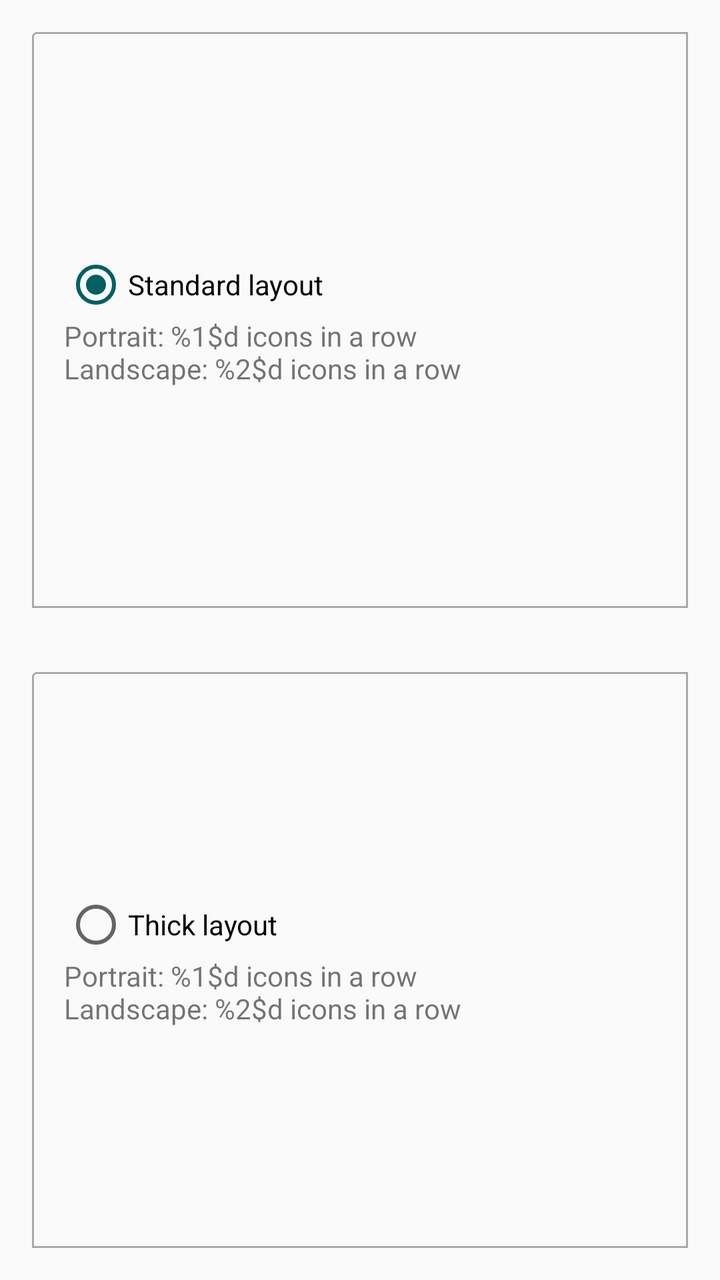
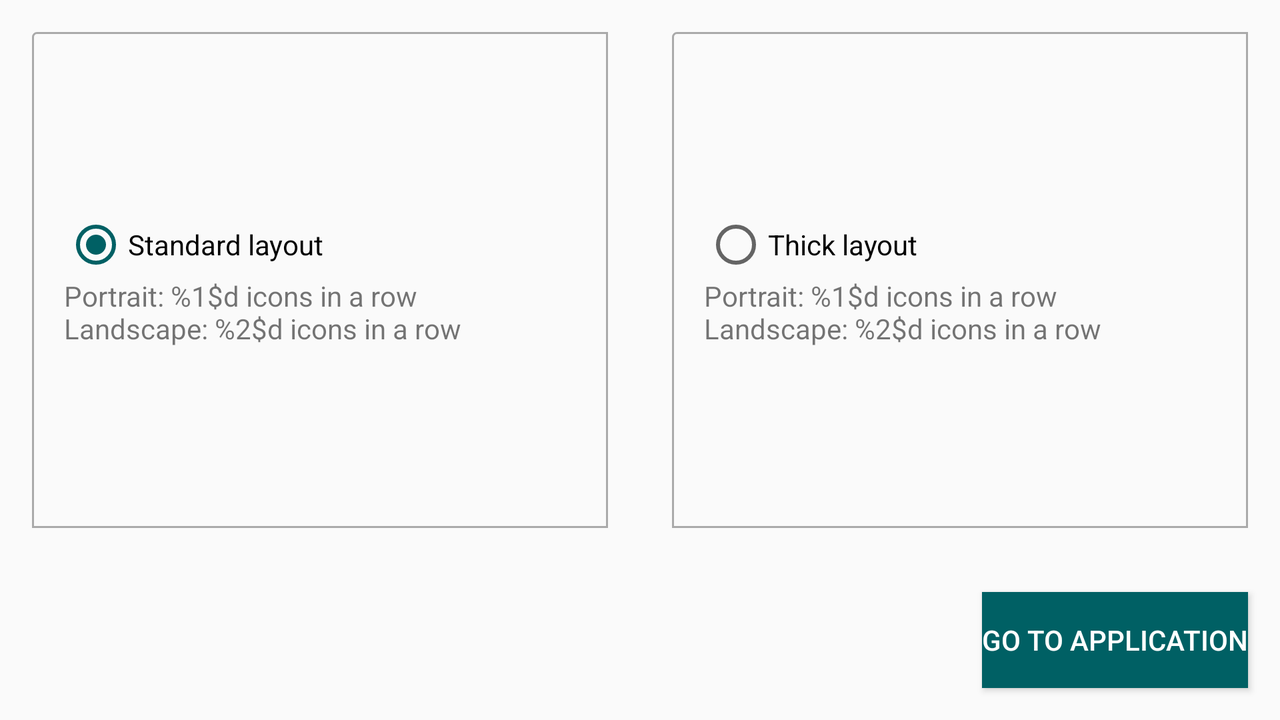

One screen, two layout resources from the same app: the default and the repository's alternative for another configuration. Each is rendered where Android would select it; the XML of both is given below.
<!-- AndroidManifest.xml: application theme AppTheme -->
<!-- res/layout/fragment_layout.xml -->
<?xml version="1.0" encoding="utf-8"?>
<LinearLayout xmlns:android="http://schemas.android.com/apk/res/android"
    android:layout_width="match_parent"
    android:layout_height="match_parent"
    android:orientation="vertical">

    <LinearLayout
        android:layout_width="match_parent"
        android:layout_height="0dp"
        android:layout_weight="1"
        android:gravity="left|center_vertical"
        style="@style/BorderLayout"
        android:orientation="vertical"
        android:padding="@dimen/normal_padding">

        <RadioButton
            android:id="@+id/rbStandardLayout"
            android:layout_width="wrap_content"
            android:layout_height="wrap_content"
            android:text="@string/standard_layout"
            android:checked="true"
            />

        <TextView
            android:id="@+id/tvStandardLayout"
            android:layout_width="wrap_content"
            android:layout_height="wrap_content"
            android:text="@string/layout_value"/>

    </LinearLayout>

    <LinearLayout
        android:layout_width="match_parent"
        android:layout_height="0dp"
        android:layout_weight="1"
        android:gravity="left|center_vertical"
        android:orientation="vertical"
        style="@style/BorderLayout"
        android:padding="@dimen/normal_padding">

        <RadioButton
            android:id="@+id/rbTightLayout"
            android:layout_width="wrap_content"
            android:layout_height="wrap_content"
            android:text="@string/tight_layout"/>

        <TextView
            android:id="@+id/tvTightLayout"
            android:layout_width="wrap_content"
            android:layout_height="wrap_content"
            android:text="@string/layout_value"/>

    </LinearLayout>


</LinearLayout>
<!-- resources referenced by this layout -->
<resources>
  <dimen name="normal_padding">16dp</dimen>
  <string name="layout_value">Portrait: %1$d icons in a row\nLandscape: %2$d icons in a row</string>
  <string name="standard_layout">Standard layout</string>
  <string name="tight_layout">Thick layout</string>
  <style name="BorderLayout">
          <item name="android:background">@drawable/welcome_radio_button</item>
          <item name="android:layout_margin">@dimen/normal_padding</item>
      </style>
  <style name="AppTheme" parent="Theme.AppCompat.Light.NoActionBar">
          
          <item name="colorPrimary">@color/colorPrimary</item>
          <item name="colorPrimaryDark">@color/colorPrimaryDark</item>
          <item name="colorAccent">@color/colorAccent</item>
      </style>
  <!-- drawable welcome_radio_button (drawable) -->
  <shape xmlns:android="http://schemas.android.com/apk/res/android"
      android:shape="rectangle">
      <corners
          android:radius="2dp"
          android:topRightRadius="0dp"
          android:bottomRightRadius="0dp"
          android:bottomLeftRadius="0dp" />
      <stroke
          android:width="1dp"
          android:color="@android:color/darker_gray"
          />
  </shape>
  <color name="colorPrimary">#00ACC1</color>
  <color name="colorPrimaryDark">#AA006064</color>
  <color name="colorAccent">#006064</color>
</resources>
<!-- res/layout-land/fragment_layout.xml (the repository's variant of the layout above) -->
<!-- drawn on the phone turned sideways -->
<?xml version="1.0" encoding="utf-8"?>
<RelativeLayout xmlns:android="http://schemas.android.com/apk/res/android"
    android:layout_width="match_parent"
    android:layout_height="match_parent"
    android:orientation="vertical">

    <LinearLayout
        android:layout_width="match_parent"
        android:layout_height="match_parent"
        android:layout_above="@+id/nextButton">

        <LinearLayout
            android:id="@+id/standard"
            style="@style/BorderLayout"
            android:layout_width="0dp"
            android:layout_height="match_parent"
            android:layout_weight="1"
            android:gravity="start|center_vertical"
            android:orientation="vertical"
            android:padding="@dimen/normal_padding">

            <RadioButton
                android:id="@+id/rbStandardLayout"
                android:layout_width="wrap_content"
                android:layout_height="wrap_content"
                android:checked="true"
                android:text="@string/standard_layout" />

            <TextView
                android:id="@+id/tvStandardLayout"
                android:layout_width="wrap_content"
                android:layout_height="wrap_content"
                android:text="@string/layout_value" />

        </LinearLayout>

        <LinearLayout
            android:id="@+id/tight"
            style="@style/BorderLayout"
            android:layout_width="0dp"
            android:layout_height="match_parent"
            android:layout_weight="1"
            android:gravity="start|center_vertical"
            android:orientation="vertical"
            android:padding="@dimen/normal_padding">

            <RadioButton
                android:id="@+id/rbTightLayout"
                android:layout_width="wrap_content"
                android:layout_height="wrap_content"
                android:text="@string/tight_layout" />

            <TextView
                android:id="@+id/tvTightLayout"
                android:layout_width="wrap_content"
                android:layout_height="wrap_content"
                android:text="@string/layout_value" />

        </LinearLayout>

    </LinearLayout>

    <Button
        android:id="@+id/nextButton"
        style="@style/NextButtonLand"
        android:layout_width="wrap_content"
        android:layout_height="wrap_content"
        android:text="@string/next" />

</RelativeLayout>
<!-- resources referenced by the variant -->
<!-- as the phone turned sideways resolves them -->
<resources>
  <dimen name="normal_padding">16dp</dimen>
  <string name="layout_value">Portrait: %1$d icons in a row\nLandscape: %2$d icons in a row</string>
  <string name="next">Go to application</string>
  <string name="standard_layout">Standard layout</string>
  <string name="tight_layout">Thick layout</string>
  <style name="BorderLayout">
          <item name="android:background">@drawable/welcome_radio_button</item>
          <item name="android:layout_margin">@dimen/normal_padding</item>
      </style>
  <style name="NextButtonLand" parent="NextButton">
          <item name="android:layout_width">wrap_content</item>
          <item name="android:layout_height">wrap_content</item>
          <item name="android:layout_alignParentRight">true</item>
          <item name="android:layout_alignParentBottom">true</item>
      </style>
  <style name="AppTheme" parent="Theme.AppCompat.Light.NoActionBar">
          
          <item name="colorPrimary">@color/colorPrimary</item>
          <item name="colorPrimaryDark">@color/colorPrimaryDark</item>
          <item name="colorAccent">@color/colorAccent</item>
      </style>
  <!-- drawable welcome_radio_button (drawable) -->
  <shape xmlns:android="http://schemas.android.com/apk/res/android"
      android:shape="rectangle">
      <corners
          android:radius="2dp"
          android:topRightRadius="0dp"
          android:bottomRightRadius="0dp"
          android:bottomLeftRadius="0dp" />
      <stroke
          android:width="1dp"
          android:color="@android:color/darker_gray"
          />
  </shape>
  <style name="NextButton">
          <item name="android:layout_gravity">center</item>
          <item name="android:layout_alignParentBottom">true</item>
          <item name="android:layout_centerHorizontal">true</item>
          <item name="android:layout_margin">@dimen/normal_padding</item>
          <item name="android:text">@string/next</item>
          <item name="android:background">@color/colorAccent</item>
          <item name="android:textColor">@color/white</item>
      </style>
  <color name="colorPrimary">#00ACC1</color>
  <color name="colorPrimaryDark">#AA006064</color>
  <color name="colorAccent">#006064</color>
  <color name="white">#FFFFFF</color>
</resources>
